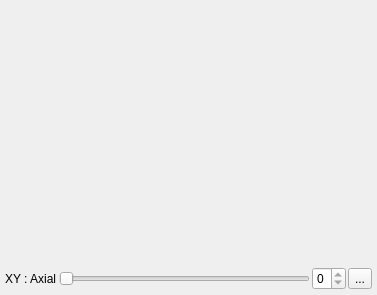
<ui version="4.0" >
 <class>udg::QThickSlabWidgetBase</class>
 <widget class="QFrame" name="udg::QThickSlabWidgetBase" >
  <property name="geometry" >
   <rect>
    <x>0</x>
    <y>0</y>
    <width>377</width>
    <height>295</height>
   </rect>
  </property>
  <property name="windowTitle" >
   <string>ViewerWidget</string>
  </property>
  <property name="frameShape" >
   <enum>QFrame::NoFrame</enum>
  </property>
  <property name="frameShadow" >
   <enum>QFrame::Plain</enum>
  </property>
  <property name="lineWidth" >
   <number>2</number>
  </property>
  <layout class="QGridLayout" >
   <property name="margin" >
    <number>3</number>
   </property>
   <property name="spacing" >
    <number>0</number>
   </property>
   <item row="1" column="0" >
    <layout class="QHBoxLayout" >
     <property name="margin" >
      <number>2</number>
     </property>
     <property name="spacing" >
      <number>2</number>
     </property>
     <item>
      <widget class="QLabel" name="m_viewText" >
       <property name="text" >
        <string>XY : Axial</string>
       </property>
       <property name="scaledContents" >
        <bool>true</bool>
       </property>
      </widget>
     </item>
     <item>
      <widget class="QSlider" name="m_slider" >
       <property name="focusPolicy" >
        <enum>Qt::NoFocus</enum>
       </property>
       <property name="maximum" >
        <number>0</number>
       </property>
       <property name="orientation" >
        <enum>Qt::Horizontal</enum>
       </property>
      </widget>
     </item>
     <item>
      <widget class="QSpinBox" name="m_spinBox" >
       <property name="maximum" >
        <number>0</number>
       </property>
      </widget>
     </item>
     <item>
      <widget class="QToolButton" name="m_synchronizeButton" >
       <property name="text" >
        <string>...</string>
       </property>
       <property name="icon" >
        <iconset resource="../../../main/main.qrc" >:/images/boomerang.png</iconset>
       </property>
       <property name="checkable" >
        <bool>true</bool>
       </property>
      </widget>
     </item>
    </layout>
   </item>
   <item row="0" column="0" >
    <widget class="udg::Q2DViewer" native="1" name="m_2DView" />
   </item>
  </layout>
 </widget>
 <customwidgets>
  <customwidget>
   <class>udg::Q2DViewer</class>
   <extends>QWidget</extends>
   <header>q2dviewer.h</header>
  </customwidget>
 </customwidgets>
 <resources>
  <include location="q2dviewer.qrc" />
  <include location="../../../main/main.qrc" />
 </resources>
 <connections/>
</ui>
